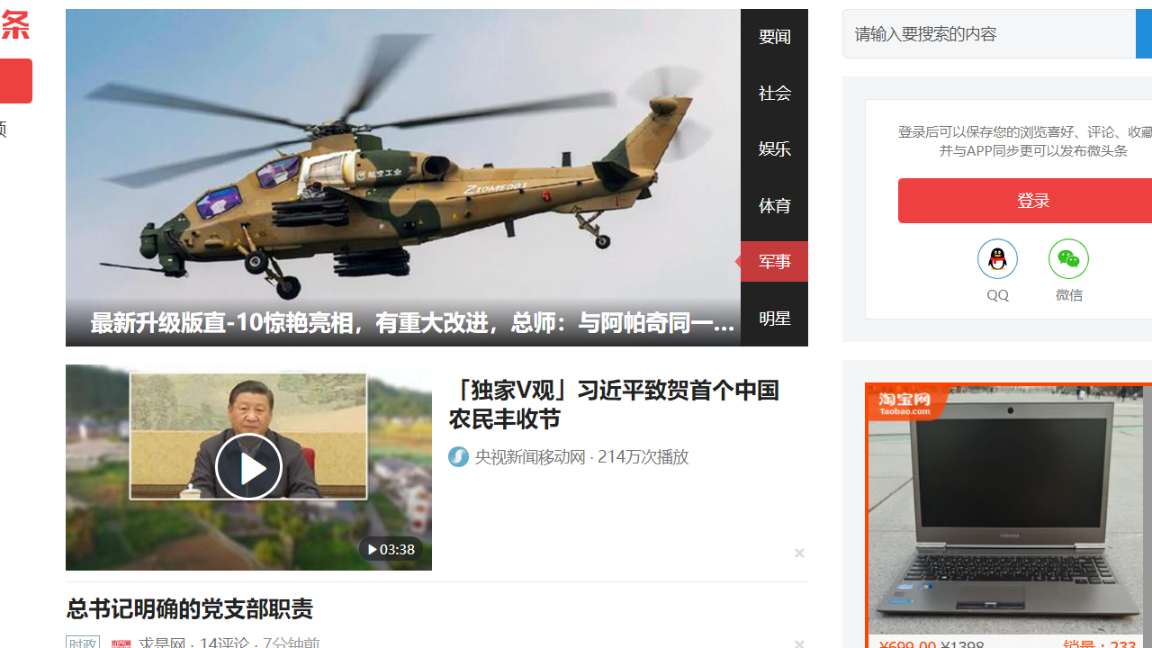
#> input picture 科学计算/123.png, 1152 x 648 px
$ python test01.py
#> lines starting #> are read from the running program, lines starting #| are printed output that depends on the picture
import cv2

filename = "123.png"
img = cv2.imread(filename)
#> img is the input picture: shape (648, 1152, 3); mean B, G, R 185.2, 187.4, 190.6
print(type(img), img.shape, img.dtype)
#| <class 'numpy.ndarray'> (648, 1152, 3) uint8

cv2.namedWindow("demo1")
cv2.imshow("demo1", img)
cv2.waitKey(0)

img_gray = cv2.cvtColor(img, cv2.COLOR_BGR2GRAY)
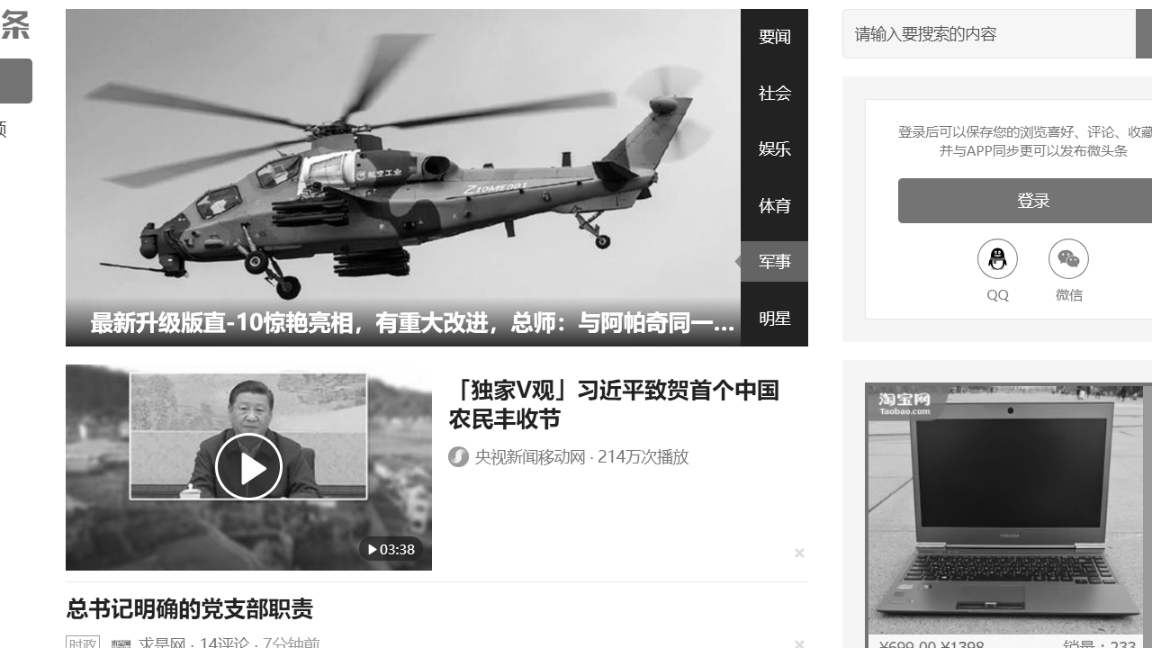
#> img_gray: shape (648, 1152); min 0, max 255, mean 188.1
cv2.namedWindow("demo2")
cv2.imshow("demo2", img_gray)
cv2.waitKey(0)
